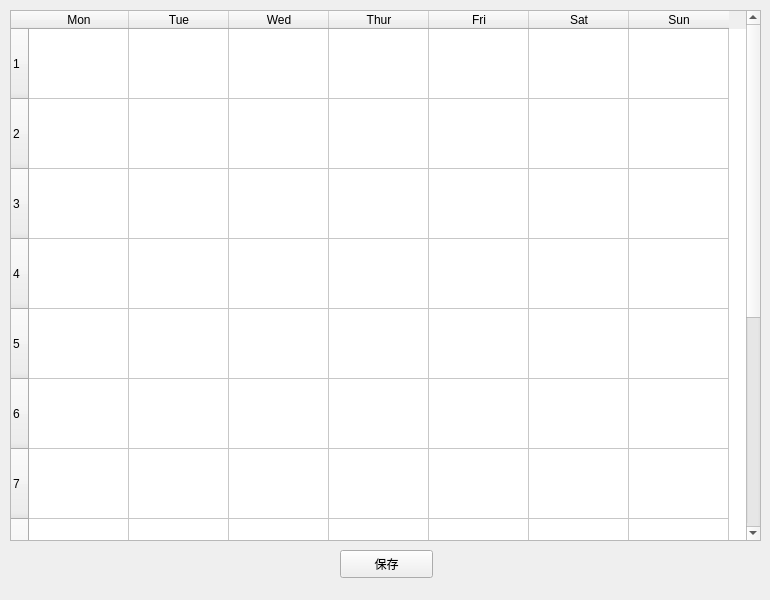
<?xml version="1.0" encoding="UTF-8"?>
<ui version="4.0">
 <class>Curriculum</class>
 <widget class="QWidget" name="Curriculum">
  <property name="geometry">
   <rect>
    <x>0</x>
    <y>0</y>
    <width>770</width>
    <height>600</height>
   </rect>
  </property>
  <property name="windowTitle">
   <string>Form</string>
  </property>
  <widget class="QTableWidget" name="tableWidget">
   <property name="geometry">
    <rect>
     <x>10</x>
     <y>10</y>
     <width>751</width>
     <height>531</height>
    </rect>
   </property>
   <property name="rowCount">
    <number>12</number>
   </property>
   <property name="columnCount">
    <number>7</number>
   </property>
   <attribute name="horizontalHeaderDefaultSectionSize">
    <number>100</number>
   </attribute>
   <attribute name="horizontalHeaderMinimumSectionSize">
    <number>100</number>
   </attribute>
   <attribute name="verticalHeaderDefaultSectionSize">
    <number>70</number>
   </attribute>
   <attribute name="verticalHeaderMinimumSectionSize">
    <number>70</number>
   </attribute>
   <row/>
   <row/>
   <row/>
   <row/>
   <row/>
   <row/>
   <row/>
   <row/>
   <row/>
   <row/>
   <row/>
   <row/>
   <column>
    <property name="text">
     <string>Mon</string>
    </property>
   </column>
   <column>
    <property name="text">
     <string>Tue</string>
    </property>
   </column>
   <column>
    <property name="text">
     <string>Wed</string>
    </property>
   </column>
   <column>
    <property name="text">
     <string>Thur</string>
    </property>
   </column>
   <column>
    <property name="text">
     <string>Fri</string>
    </property>
   </column>
   <column>
    <property name="text">
     <string>Sat</string>
    </property>
   </column>
   <column>
    <property name="text">
     <string>Sun</string>
    </property>
   </column>
  </widget>
  <widget class="QPushButton" name="pushButtonSave">
   <property name="geometry">
    <rect>
     <x>340</x>
     <y>550</y>
     <width>93</width>
     <height>28</height>
    </rect>
   </property>
   <property name="text">
    <string>保存</string>
   </property>
  </widget>
 </widget>
 <resources/>
 <connections/>
</ui>
